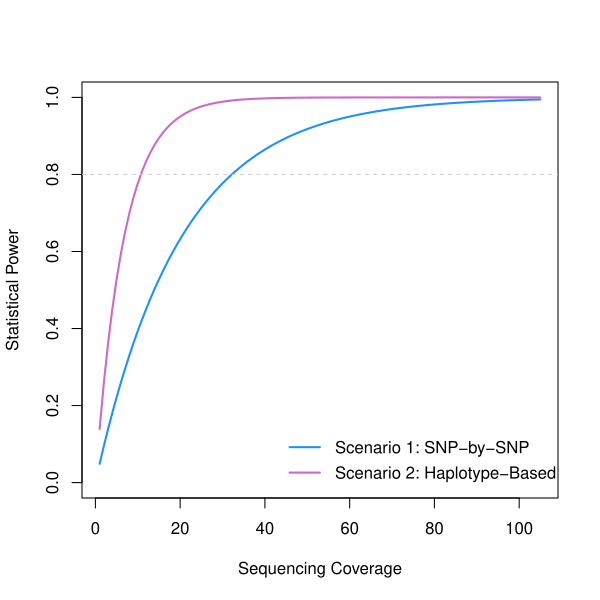

Recreate this plot in R.
# --- 1. Setup: Define Coverage and Power Calculations ---

# Create a sequence of sequencing coverage values
coverage <- seq(1, 105, by = 1)

# Calculate power for the first scenario (SNP-by-SNP)
# This curve rises more slowly.
power_scenario1 <- 1 - exp(-0.05 * coverage)

# Calculate power for a second, more powerful scenario (e.g., Haplotype-based)
# This curve rises more quickly to illustrate a more efficient analysis.
power_scenario2 <- 1 - exp(-0.15 * coverage)


# --- 2. Create the Plot ---

# First, plot the base line for Scenario 1
plot(coverage, power_scenario1,
     type = 'l',
     col = 'dodgerblue',
     lwd = 2,
     xlab = "Sequencing Coverage",
     ylab = "Statistical Power",
     ylim = c(0, 1.0)) # Set y-axis from 0 to 1

# Next, add the second line for Scenario 2 to the existing plot
lines(coverage, power_scenario2,
      col = 'orchid3',
      lwd = 2)


# --- 3. Add Helpful Elements for Interpretation ---

# Add a horizontal line at 80% power, a common benchmark
abline(h = 0.8, col = "grey80", lty = 2)

# Add a legend to explain which line is which
legend("bottomright",
       legend = c("Scenario 1: SNP-by-SNP", "Scenario 2: Haplotype-Based"),
       col = c("dodgerblue", "orchid3"),
       lwd = 2,
       bty = "n") # bty = "n" removes the box around the legend

#Export 6x6
